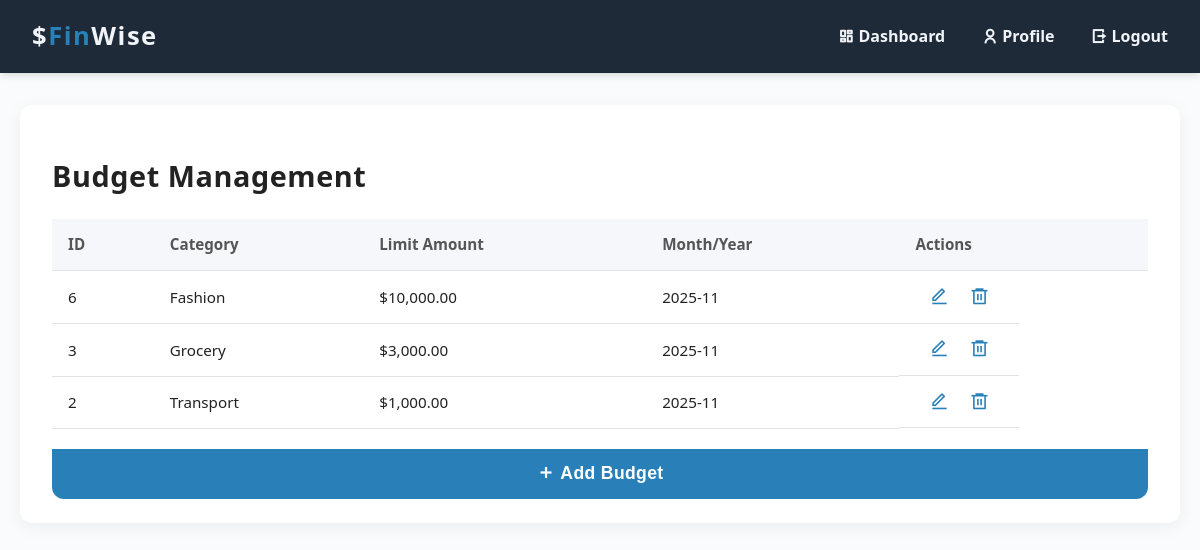
/budget.php (signed in), run on the app's committed database.
### tables this page shows
CREATE TABLE `budget` (
  `id` int(11) NOT NULL,
  `user_id` int(11) NOT NULL,
  `category` varchar(100) NOT NULL,
  `limit_amount` decimal(10,2) NOT NULL,
  `month_year` varchar(7) NOT NULL,
  `created_at` timestamp NOT NULL DEFAULT current_timestamp(),
  `category_id` int(11) DEFAULT NULL
);

### budget.php (the view, shortened to what this page needs)
<?php
include '../dbms_backend/db.php';
$user_id = $_SESSION['user_id'];
$sql = "SELECT b.id, COALESCE(c.name, b.category) as category, b.limit_amount, b.month_year FROM budget b LEFT JOIN categories c ON b.category_id = c.id WHERE b.user_id = ? ORDER BY b.month_year DESC";
$stmt = $conn->prepare($sql);
$stmt->bind_param("i", $user_id);
$stmt->execute();
$result = $stmt->get_result();
$budget_rows = [];
if ($result->num_rows > 0) {
    while ($row = $result->fetch_assoc()) {
        $budget_rows[] = $row;
    }
}
?>
<!DOCTYPE html>
<html lang="en">
<head>
  <link rel="stylesheet" href="https://cdn.jsdelivr.net/npm/remixicon/fonts/remixicon.css" />
</head>
<body>
<nav>
  <div class="logo">$<span>Fin</span>Wise</div>
  <div class="nav-links">
    <a href="../dbms_backend/dashboard.php"><i class="ri-dashboard-line"></i> Dashboard</a>
    <a href="../dbms_backend/profile.php"><i class="ri-user-line"></i> Profile</a>
    <a href="../dbms_backend/logout.php"><i class="ri-logout-box-r-line"></i> Logout</a>
  </div>
</nav>
<main>
  <div class="section">
    <h2>Budget Management</h2>
    <table>
      <thead>
        <tr>
          <th>ID</th>
          <th>Category</th>
          <th>Limit Amount</th>
          <th>Month/Year</th>
          <th>Actions</th>
        </tr>
      </thead>
      <tbody>
        <?php
        if (!empty($budget_rows)) {
            foreach ($budget_rows as $row) {
                echo "<tr>
                        <td>" . htmlspecialchars($row['id']) . "</td>
                        <td>" . htmlspecialchars($row['category']) . "</td>
                        <td>$" . htmlspecialchars(number_format($row['limit_amount'], 2)) . "</td>
                        <td>" . htmlspecialchars($row['month_year']) . "</td>
                        <td class='actions'>
                          <button title='Edit' onclick=\"location.href='../dbms_backend/edit_budget.php?id={$row['id']}'\"><i class='ri-edit-line'></i></button>
                          <button title='Delete' onclick=\"if(confirm('Delete this budget entry?')) location.href='../dbms_backend/delete_budget.php?id={$row['id']}'\"><i class='ri-delete-bin-6-line'></i></button>
                        </td>
                      </tr>";
            }
        } else {
            echo "<tr><td colspan='5' style='text-align: center; padding: 2rem;'>No budget entries found.</td></tr>";
        }
        ?>
      </tbody>
    </table>
    <button class="add-btn" onclick="location.href='../dbms_backend/add_budget.php'"><i class="ri-add-line"></i> Add Budget</button>
  </div>
</main>
</body>
</html>

### budget.php (style rules this page uses)
* { box-sizing: border-box; }
body { font-family: 'Segoe UI', Tahoma, Geneva, Verdana, sans-serif; background: #f9fbfc; margin: 0; padding: 0; color: #222; line-height: 1.6; }
nav { position: sticky; top: 0; background: #1e2a38; color: #f0f4f8; padding: 1rem 2rem; display: flex; justify-content: space-between; align-items: center; z-index: 999; box-shadow: 0 2px 8px rgba(0, 0, 0, 0.15); }
nav .logo { font-weight: 700; font-size: 1.6rem; letter-spacing: 1.5px; }
nav .logo span { color: #2980b9; }
nav .nav-links a { color: #f0f4f8; margin-left: 2rem; text-decoration: none; font-weight: 600; font-size: 1rem; transition: color 0.3s ease; }
main { max-width: 1200px; margin: 2rem auto 4rem; padding: 0 1.25rem; }
.section { background: white; border-radius: 12px; box-shadow: 0 4px 18px rgba(0, 0, 0, 0.06); margin-bottom: 2.75rem; padding: 1.5rem 2rem; transition: box-shadow 0.3s ease; }
h2 { font-size: 1.8rem; margin-bottom: 1.25rem; font-weight: 700; color: #222; letter-spacing: 0.02em; }
table { width: 100%; border-collapse: collapse; font-size: 0.95rem; }
th, td { padding: 0.85rem 1rem; border-bottom: 1px solid #e0e3e6; text-align: left; }
th { background: #f5f7fa; font-weight: 700; color: #555; user-select: none; }
td.actions { width: 120px; text-align: center; display: flex; justify-content: center; }
td.actions button { background: none; border: none; cursor: pointer; font-size: 1.2rem; margin-right: 0.5rem; color: #2980b9; transition: color 0.25s ease; }
td.actions button:last-child { margin-right: 0; }
.add-btn { margin-top: 1.25rem; padding: 0.9rem 1rem; width: 100%; background: #2980b9; border: none; border-radius: 0 0 12px 12px; color: white; font-size: 1.1rem; font-weight: 700; cursor: pointer; transition: background-color 0.3s ease, box-shadow 0.3s ease; letter-spacing: 0.02em; }

### data on the page
budget: id "6", category "Fashion", limit_amount "10,000.00", month_year "2025-11"
budget: id "3", category "Grocery", limit_amount "3,000.00", month_year "2025-11"
budget: id "2", category "Transport", limit_amount "1,000.00", month_year "2025-11"
